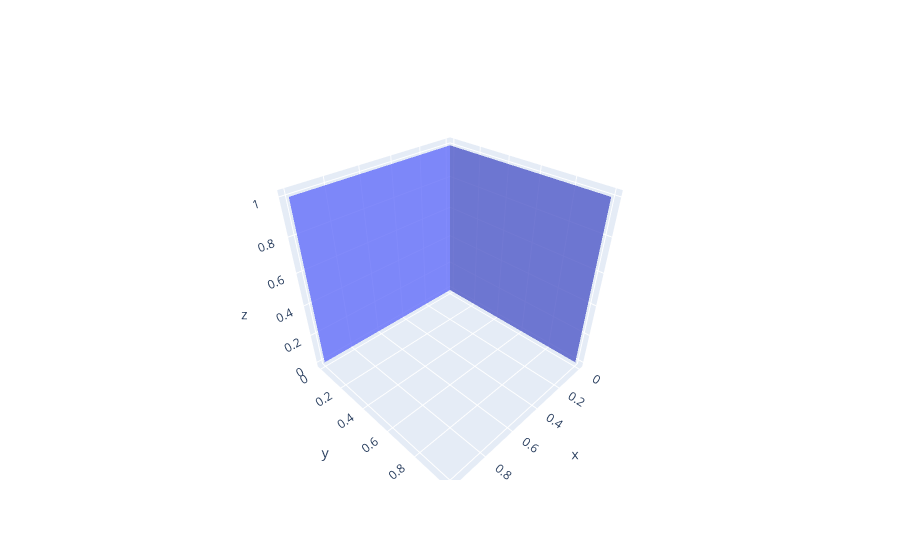

Notebook source saved alongside this figure:
### Code cell
import plotly.graph_objs as go
x = np.ravel(mesh.faces[:, :, 0])
y = np.ravel(mesh.faces[:, :, 1])
z = np.ravel(mesh.faces[:, :, 2])

data1 = [go.Mesh3d(x=x, y=y, z=z, opacity=0.80,
                   i=np.arange(0, 12, 3),
                   j=np.arange(1, 12, 3),
                   k=np.arange(2, 12, 3),)
         ]

fig = go.Figure(data=data1)
fig.show()

### Figure 1 — Plotly figure (JSON) as saved in the notebook; plotly's stock layout.template omitted (floating-point values rounded to 4 significant figures)
{"data": [{"i": [0, 3, 6, 9], "j": [1, 4, 7, 10], "k": [2, 5, 8, 11], "opacity": 0.8, "type": "mesh3d", "x": [0, 0, 0, 0, 0, 1, 0, 0, 0, 0, 1, 1], "y": [0, 1, 0, 0, 0, 0, 1, 1, 0, 0, 0, 0], "z": [0, 0, 1, 0, 1, 0, 0, 1, 1, 1, 1, 0]}], "layout": {}}
